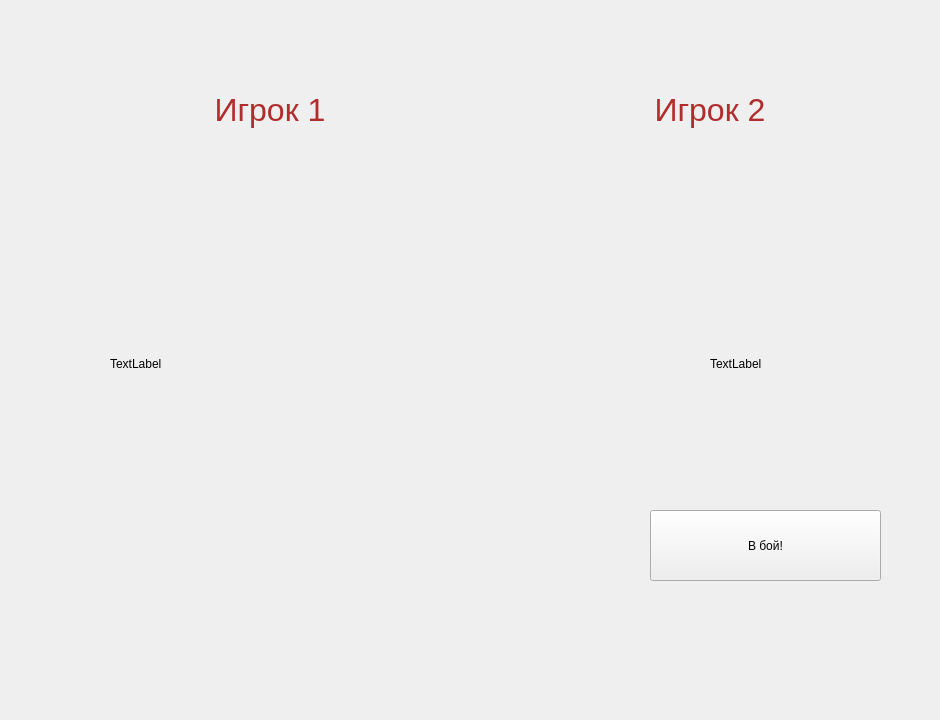
<?xml version="1.0" encoding="UTF-8"?>
<ui version="4.0">
 <class>PreBattleScene</class>
 <widget class="QWidget" name="PreBattleScene">
  <property name="geometry">
   <rect>
    <x>0</x>
    <y>0</y>
    <width>940</width>
    <height>720</height>
   </rect>
  </property>
  <property name="windowTitle">
   <string>Form</string>
  </property>
  <widget class="QLabel" name="label">
   <property name="geometry">
    <rect>
     <x>0</x>
     <y>10</y>
     <width>981</width>
     <height>651</height>
    </rect>
   </property>
   <property name="text">
    <string>&lt;html&gt;&lt;head/&gt;&lt;body&gt;&lt;p&gt;&lt;img src=&quot;:/assets/common/pergam.png&quot; width=&quot;940&quot;/&gt;&lt;/p&gt;&lt;/body&gt;&lt;/html&gt;</string>
   </property>
  </widget>
  <widget class="QLabel" name="label_2">
   <property name="geometry">
    <rect>
     <x>340</x>
     <y>280</y>
     <width>301</width>
     <height>211</height>
    </rect>
   </property>
   <property name="text">
    <string>&lt;html&gt;&lt;head/&gt;&lt;body&gt;&lt;p&gt;&lt;img src=&quot;:/assets/pvp_intro/pre-battle1.jpg&quot; width=&quot;300&quot;/&gt;&lt;/p&gt;&lt;/body&gt;&lt;/html&gt;</string>
   </property>
  </widget>
  <widget class="QWidget" name="units_player_2_" native="true">
   <property name="geometry">
    <rect>
     <x>550</x>
     <y>140</y>
     <width>320</width>
     <height>128</height>
    </rect>
   </property>
   <layout class="QGridLayout" name="units_player_2_layout_">
    <property name="leftMargin">
     <number>0</number>
    </property>
    <property name="topMargin">
     <number>0</number>
    </property>
    <property name="rightMargin">
     <number>0</number>
    </property>
    <property name="bottomMargin">
     <number>0</number>
    </property>
    <property name="spacing">
     <number>0</number>
    </property>
   </layout>
  </widget>
  <widget class="QWidget" name="units_player_1_" native="true">
   <property name="geometry">
    <rect>
     <x>110</x>
     <y>140</y>
     <width>320</width>
     <height>128</height>
    </rect>
   </property>
   <layout class="QGridLayout" name="units_player_1_layout_">
    <property name="leftMargin">
     <number>0</number>
    </property>
    <property name="topMargin">
     <number>0</number>
    </property>
    <property name="rightMargin">
     <number>0</number>
    </property>
    <property name="bottomMargin">
     <number>0</number>
    </property>
    <property name="spacing">
     <number>0</number>
    </property>
   </layout>
  </widget>
  <widget class="QPushButton" name="start_battle">
   <property name="geometry">
    <rect>
     <x>650</x>
     <y>510</y>
     <width>231</width>
     <height>71</height>
    </rect>
   </property>
   <property name="text">
    <string>В бой!</string>
   </property>
  </widget>
  <widget class="RaceIcon" name="race_icon_1_">
   <property name="geometry">
    <rect>
     <x>110</x>
     <y>300</y>
     <width>128</width>
     <height>128</height>
    </rect>
   </property>
   <property name="text">
    <string>TextLabel</string>
   </property>
  </widget>
  <widget class="RaceIcon" name="race_icon_2_">
   <property name="geometry">
    <rect>
     <x>710</x>
     <y>300</y>
     <width>128</width>
     <height>128</height>
    </rect>
   </property>
   <property name="text">
    <string>TextLabel</string>
   </property>
  </widget>
  <widget class="QLabel" name="title_1">
   <property name="geometry">
    <rect>
     <x>110</x>
     <y>80</y>
     <width>320</width>
     <height>61</height>
    </rect>
   </property>
   <property name="text">
    <string>&lt;html&gt;&lt;head/&gt;&lt;body&gt;&lt;p align=&quot;center&quot;&gt;&lt;span style=&quot; font-size:24pt; color:#b12d2d;&quot;&gt;Игрок 1&lt;/span&gt;&lt;/p&gt;&lt;/body&gt;&lt;/html&gt;</string>
   </property>
  </widget>
  <widget class="QLabel" name="title_2">
   <property name="geometry">
    <rect>
     <x>550</x>
     <y>80</y>
     <width>320</width>
     <height>61</height>
    </rect>
   </property>
   <property name="text">
    <string>&lt;html&gt;&lt;head/&gt;&lt;body&gt;&lt;p align=&quot;center&quot;&gt;&lt;span style=&quot; font-size:24pt; color:#b12d2d;&quot;&gt;Игрок 2&lt;/span&gt;&lt;/p&gt;&lt;/body&gt;&lt;/html&gt;</string>
   </property>
  </widget>
 </widget>
 <customwidgets>
  <customwidget>
   <class>RaceIcon</class>
   <extends>QLabel</extends>
   <header>gui/raceicon.h</header>
  </customwidget>
 </customwidgets>
 <resources/>
 <connections/>
</ui>
